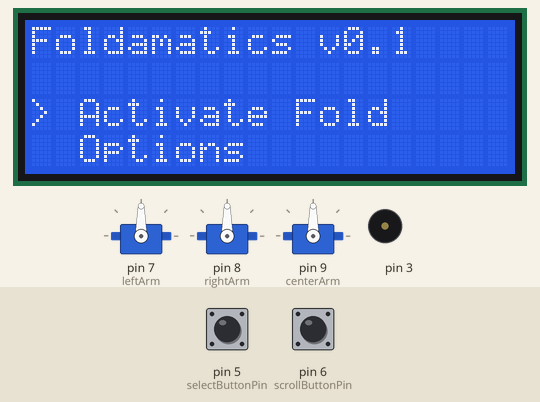
Simulated run of this sketch. Board: Arduino Uno, built with avr-gcc and run on an emulated ATmega328P. On the bench: 3 × servo, 20×4 character LCD, buzzer (waves = sounding). The test bench sets the inputs (shaded band); at power-on: pin 5 (selectButtonPin) HIGH, pin 6 (scrollButtonPin) HIGH. What the sketch prints to the serial monitor is not drawn.

Above: at 2.3 s.
2.4 s: pin 5 (selectButtonPin) pulled LOW for 0.15 s
At 4.1 s:
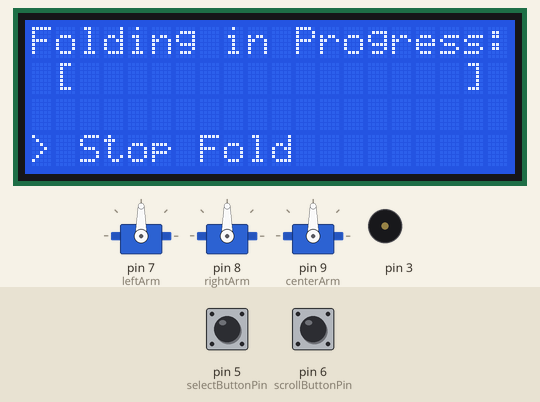
4.4 s: pin 5 (selectButtonPin) pulled LOW for 1 s
At 4.65 s:
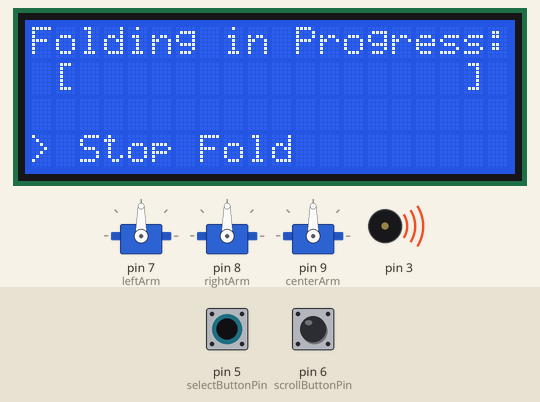
6.9 s: pin 6 (scrollButtonPin) pulled LOW for 0.15 s
At 7.32 s:
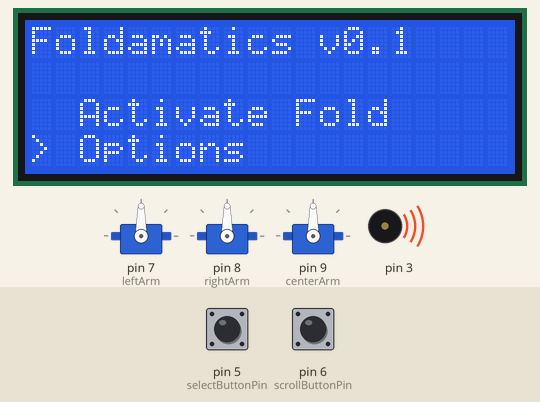
8.9 s: pin 5 (selectButtonPin) pulled LOW for 0.15 s
At 10.2 s:
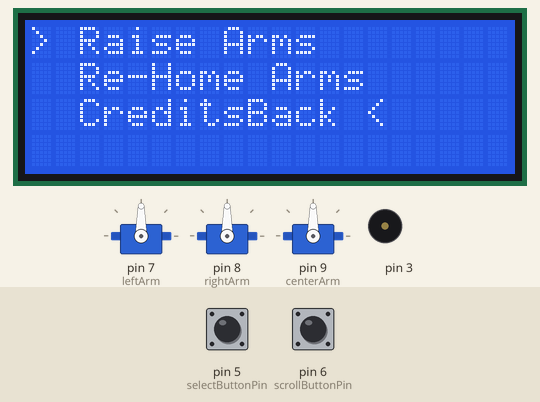
10.8 s: pin 6 (scrollButtonPin) pulled LOW for 1 s
At 11.23 s:
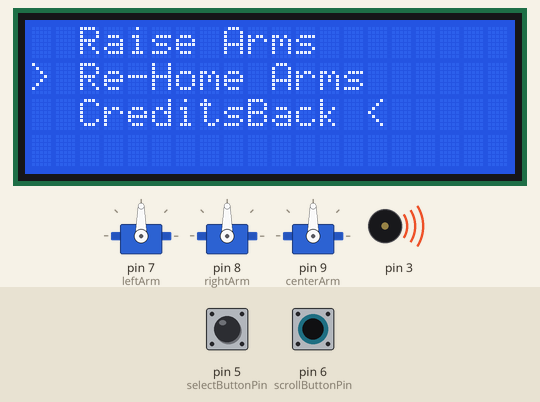
13.3 s: pin 6 (scrollButtonPin) pulled LOW for 0.15 s
At 14.3 s:
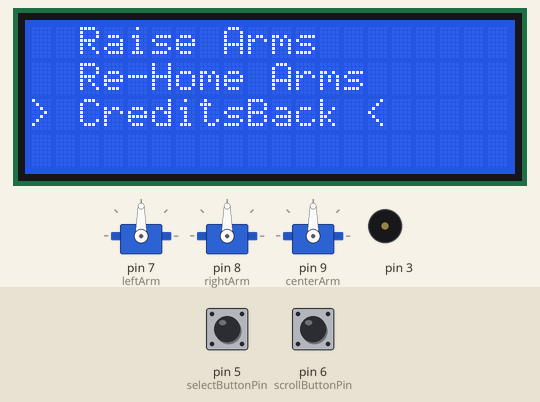
Timing chart, 0 to 16.3 s (numbered marks = the images above; inputs shaded):
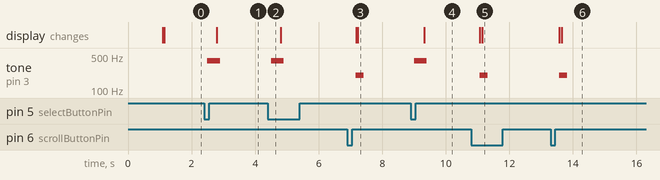

The sketch:

Base_Test.ino
```cpp
#include <Wire.h>
#include <LiquidCrystal_I2C.h>
#include <Bounce2.h> // Include the Bounce2 library
#include <Servo.h>

LiquidCrystal_I2C lcd(0x27, 20, 4);

const int scrollButtonPin = 6;
const int selectButtonPin = 5;

String menuItems[] = {"Activate Fold", "Options"};
String optionItems[] = {"Raise Arms", "Re-Home Arms", "Credits" "Back <"};

int currentMenuItem = 0;
int currentOptionItem = 0;

int currentFrame = 0;

Bounce scrollButton = Bounce(); // Instantiate a Bounce object
Bounce selectButton = Bounce();

Servo leftArm;
Servo rightArm;
Servo centerArm;

byte Progress[] = {
  B11111,
  B11111,
  B11111,
  B11111,
  B11111,
  B11111,
  B11111,
  B11111
};

void displayMenu() {
  lcd.clear();

  lcd.setCursor(0, 0);
  lcd.print("Foldamatics v0.1");

  for (int i = 0; i < (sizeof(menuItems) / sizeof(menuItems[0])); i++) {
    delay(10);
    lcd.setCursor(0, (i+2));
    if (i == currentMenuItem) {
      lcd.print("> ");
      lcd.print(menuItems[i]);
    } else {
      lcd.print("  ");
      lcd.print(menuItems[i]);
    }
  }
}

void displayOptions() {
  lcd.setCursor(0, 0);

  lcd.clear();

  for (int i = 0; i < (sizeof(optionItems) / sizeof(optionItems[0])); i++) {
    delay(10);
    lcd.setCursor(0, (i));
    if (i == currentOptionItem) {
      lcd.print("> ");
      lcd.print(optionItems[i]);
    } else {
      lcd.print("  ");
      lcd.print(optionItems[i]);
    }
  }
}

void displayCredits() {
  lcd.clear();
  lcd.setCursor(0, 0);
  lcd.print("Ryan Dick");
  delay(10);
  lcd.setCursor(0, 3);
  lcd.print("> Back");
}

void runFold() {
  lcd.clear();

  lcd.setCursor(0, 0);
  lcd.print("Folding in Progress:");
  lcd.setCursor(1, 1);
  lcd.print("[");
  lcd.setCursor(18, 1);
  lcd.print("]");

  lcd.setCursor(0, 3);
  lcd.print("> Stop Fold");
}

void setup() {
  delay(1000);
  Wire.setClock(1000);

  lcd.createChar(0, Progress);

  leftArm.attach(7);
  rightArm.attach(8);
  centerArm.attach(9);

  lcd.clear();
  pinMode(scrollButtonPin, INPUT_PULLUP);
  pinMode(selectButtonPin, INPUT_PULLUP);

  // Add this line to enable serial communication
  Serial.begin(9600);

  lcd.init();
  lcd.backlight();
  displayMenu();

  scrollButton.attach(scrollButtonPin); // Attach the scrollButton to the Bounce object
  scrollButton.interval(20); // Set the debounce interval to 10 ms

  selectButton.attach(selectButtonPin);
  selectButton.interval(100);
}

void loop() {
  Wire.setClock(1000);
  // Update the Bounce instance
  scrollButton.update();
  selectButton.update();

  // Check for a scrollButton press (when the scrollButton goes from HIGH to LOW)
  if (scrollButton.fell()) {

    delay(250);

    // Add this line to print a message when the scrollButton is pressed
    tone(3, 200, 250);

    switch (currentFrame) {
      case 0:
        currentMenuItem++;
        if (currentMenuItem >= (sizeof(menuItems) / sizeof(menuItems[0]))) {
          currentMenuItem = 0;
        }
        displayMenu();
        break;
      case 1:
        currentOptionItem++;
        if (currentOptionItem >= (sizeof(optionItems) / sizeof(optionItems[0]))) {
          currentOptionItem = 0;
        }
        displayOptions();
        break;
      default:
        break; //maybe add an error screen here
    }
  }

  if (selectButton.fell()) {
    Serial.println("select pressed");
    tone(3, 400, 400);

    delay(250);

    switch (currentFrame) {
      case 0:
        switch (currentMenuItem) {
          case 0:
            currentFrame = 3;
            runFold();
            break;
          case 1:
            currentFrame = 1;
            displayOptions();
        }
        break;
      case 1:
        switch (currentOptionItem) {
          case 0:
            break;
          case 2:
            currentFrame = 2;
            displayCredits();
            break;
          case 3:
            currentFrame = 0;
            currentMenuItem = 0;
            displayMenu();
        }
        break;
      case 2:
        currentFrame = 1;
        currentOptionItem = 0;
        displayOptions();
        delay(1000);
        break;
      case 3:
        currentFrame = 0;
        currentMenuItem = 0;
        displayMenu();
        break;
    }
  }

}
```

Measured:
- after the input at 2.4 s, tone on pin 3: silent → 400 Hz after 0.10 s, → silent 0.40 s later; the display: changes after 0.39 s (image 1)
- after the input at 4.4 s, tone on pin 3: silent → 400 Hz after 0.10 s, → silent 0.40 s later
- after the input at 6.9 s, tone on pin 3: silent → 200 Hz after 0.27 s, → silent 0.25 s later; the display: first changes after 0.29 s (image 3 shows a later state)
- after the input at 8.9 s, tone on pin 3: silent → 400 Hz after 0.10 s, → silent 0.40 s later; the display: changes after 0.42 s (image 4)
- after the input at 10.8 s, tone on pin 3: silent → 200 Hz after 0.27 s, → silent 0.25 s later; the display: first changes after 0.27 s (image 5 shows a later state)
- after the input at 13.3 s, tone on pin 3: silent → 200 Hz after 0.27 s, → silent 0.25 s later; the display: first changes after 0.27 s (image 6 shows a later state)
